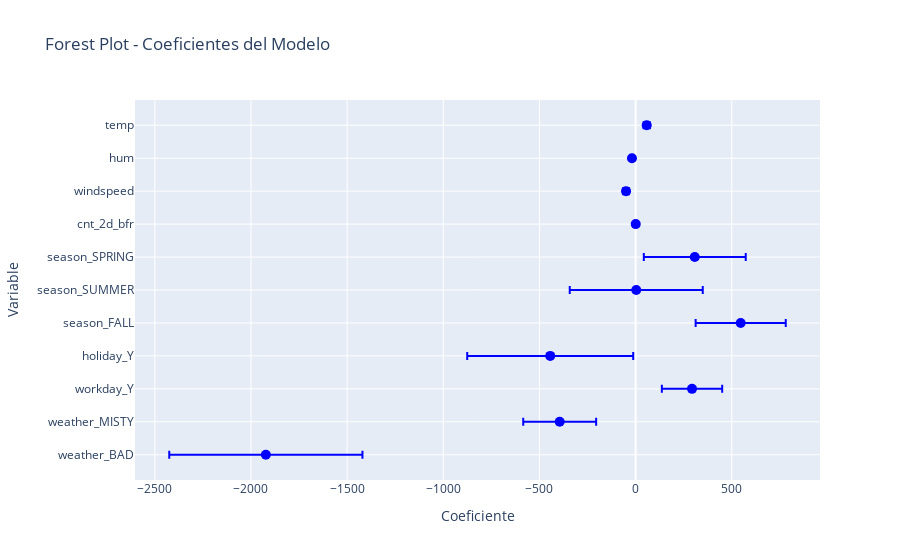

Write notebook code for a chart like this one.
### Markdown cell above
El **weight plot** grafica los pesos de los features y sus intervalos de confianza. Es útil para ver rápidamente si un coeficiente es distinto de cero y su incertidumbre.

### Code cell
coef_df = pd.DataFrame({
    'Variable': model.params.index,
    'Coeficiente': model.params.values,
    'CI_lower': model.conf_int()[0],
    'CI_upper': model.conf_int()[1]
})
coef_df = coef_df[coef_df['Variable'] != 'const'] #quitar el intercepto
coef_df['error'] = coef_df['CI_upper'] - coef_df['Coeficiente']

fig = go.Figure()

fig.add_trace(go.Scatter(
    x=coef_df['Coeficiente'],
    y=coef_df['Variable'],
    error_x=dict(
        type='data',
        symmetric=False,
        array=coef_df['CI_upper'] - coef_df['Coeficiente'],
        arrayminus=coef_df['Coeficiente'] - coef_df['CI_lower']
    ),
    mode='markers',
    marker=dict(color='blue', size=10),
    orientation='h'
))

fig.update_layout(
    title='Forest Plot - Coeficientes del Modelo',
    xaxis_title='Coeficiente',
    yaxis_title='Variable',
    yaxis=dict(autorange="reversed")  # Para que la primera variable quede arriba
)

fig.show()

### Figure 1 — Plotly figure (JSON) as saved in the notebook; plotly's stock layout.template omitted (floating-point values rounded to 4 significant figures)
{"data": [{"error_x": {"array": [16.18, 7.06, 14.68, 0.04831, 265.0, 345.8, 234.3, 431.6, 156.8, 189.6, 502.3], "arrayminus": [16.18, 7.06, 14.68, 0.04831, 265.0, 345.8, 234.3, 431.6, 156.8, 189.6, 502.3], "symmetric": false, "type": "data"}, "marker": {"color": "blue", "size": 10}, "mode": "markers", "orientation": "h", "type": "scatter", "x": [57.73, -19.02, -49.73, 0.5955, 307.6, 3.3, 546.3, -444.0, 293.3, -394.8, -1923.0], "y": ["temp", "hum", "windspeed", "cnt_2d_bfr", "season_SPRING", "season_SUMMER", "season_FALL", "holiday_Y", "workday_Y", "weather_MISTY", "weather_BAD"]}], "layout": {"title": {"text": "Forest Plot - Coeficientes del Modelo"}, "xaxis": {"title": {"text": "Coeficiente"}}, "yaxis": {"autorange": "reversed", "title": {"text": "Variable"}}}}
